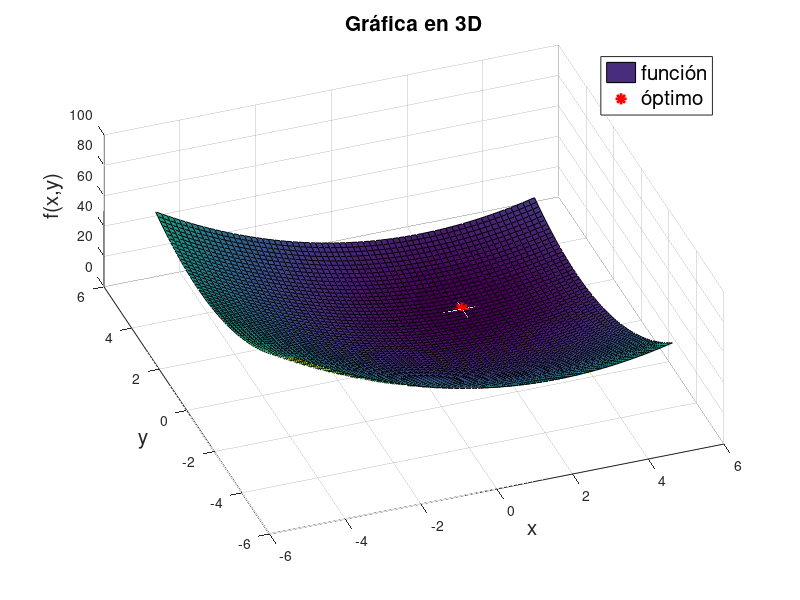
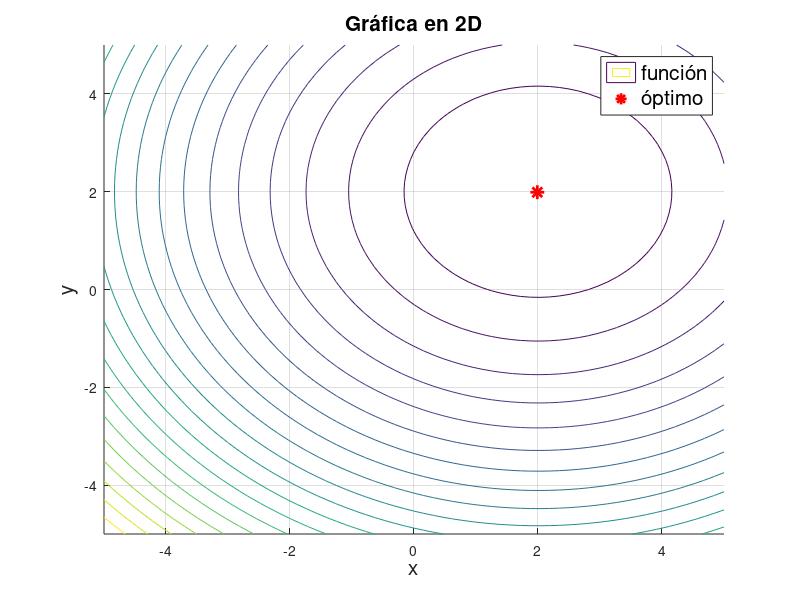

The MATLAB source for these figures, in order:
% Gradient Descent for Optimization
clear all
close all
clc


vector_size = 65; % number of dots within the vectors's range 
iterations = 150; % number of iterations for algorithm's loop

f = @(x,y) (x-2).^2+(y-2).^2; % Function

x_lim = linspace(-5,5,vector_size); % define vector of values for x 
y_lim = linspace(-5,5,vector_size); % define vector of values for y

[X,Y] = meshgrid(x_lim,y_lim); % create matriz with values for X and Y
Z = f(X,Y); % calculate z values based on function f on all x and y coordinates

xy = [-3 -3]';% vector with initial value on x and y

% h minimize the gradient movement (if h < 1) or maximize (if h > 1)
h = 0.02;


% Find min value for 
for i=1:iterations
    Gx = 2*(xy(1)-2);   % evaluate on x
    Gy = 2*(xy(2)-2);   % evaluate on y
    G = [Gx Gy]';       % gradient

    xy = xy - h * G;    % gets closer to min value with gradient step
end

% Results printed on console
disp(['X = ' num2str(xy(1))])
disp(['Y = ' num2str(xy(2))])
disp(['f(X,Y) = ' num2str(f(xy(1),xy(2)))])



% ******** PLOTING *******
figure
hold on
grid on

surf(X,Y,Z) % plot de la rejilla en 3D
plot3(xy(1),xy(2),f(xy(1),xy(2)),'r*','LineWidth',2,'MarkerSize',10) % plot de un punto cualqueira en 3D
legend({'función','óptimo'},'FontSize',15)

title('Gráfica en 3D','FontSize',15)
xlabel('x','FontSize',15)
ylabel('y','FontSize',15)
zlabel('f(x,y)','FontSize',15)
view([-20,60]) % estos valores definen la vista 3D del plot

figure
hold on
grid on

contour(X,Y,Z,20) % plot de la rejilla en 2D
plot(xy(1),xy(2),'r*','LineWidth',2,'MarkerSize',10) % plot de un punto cualqueira en 2D
legend({'función','óptimo'},'FontSize',15)

title('Gráfica en 2D','FontSize',15)
xlabel('x','FontSize',15)
ylabel('y','FontSize',15)